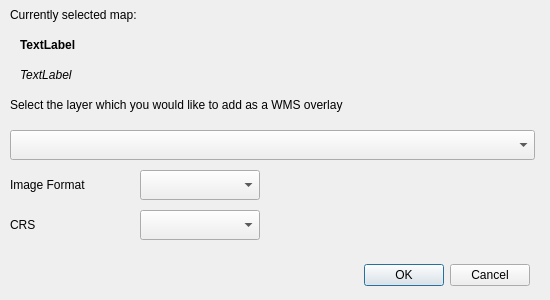
<?xml version="1.0" encoding="UTF-8"?>
<ui version="4.0">
 <class>Dialog</class>
 <widget class="QDialog" name="Dialog">
  <property name="geometry">
   <rect>
    <x>0</x>
    <y>0</y>
    <width>550</width>
    <height>300</height>
   </rect>
  </property>
  <property name="windowTitle">
   <string>Select A Layer to Add</string>
  </property>
  <widget class="QDialogButtonBox" name="buttonBox">
   <property name="geometry">
    <rect>
     <x>230</x>
     <y>260</y>
     <width>300</width>
     <height>30</height>
    </rect>
   </property>
   <property name="orientation">
    <enum>Qt::Horizontal</enum>
   </property>
   <property name="standardButtons">
    <set>QDialogButtonBox::Cancel|QDialogButtonBox::Ok</set>
   </property>
  </widget>
  <widget class="QComboBox" name="comboBoxLayer">
   <property name="geometry">
    <rect>
     <x>10</x>
     <y>130</y>
     <width>525</width>
     <height>30</height>
    </rect>
   </property>
  </widget>
  <widget class="QLabel" name="label">
   <property name="geometry">
    <rect>
     <x>10</x>
     <y>0</y>
     <width>171</width>
     <height>30</height>
    </rect>
   </property>
   <property name="text">
    <string>Currently selected map: </string>
   </property>
  </widget>
  <widget class="QLabel" name="labelMapName">
   <property name="geometry">
    <rect>
     <x>20</x>
     <y>30</y>
     <width>411</width>
     <height>30</height>
    </rect>
   </property>
   <property name="font">
    <font>
     <weight>75</weight>
     <bold>true</bold>
    </font>
   </property>
   <property name="text">
    <string>TextLabel</string>
   </property>
  </widget>
  <widget class="QLabel" name="label_2">
   <property name="geometry">
    <rect>
     <x>10</x>
     <y>90</y>
     <width>411</width>
     <height>30</height>
    </rect>
   </property>
   <property name="text">
    <string>Select the layer which you would like to add as a WMS overlay</string>
   </property>
  </widget>
  <widget class="QLabel" name="label_3">
   <property name="geometry">
    <rect>
     <x>10</x>
     <y>170</y>
     <width>100</width>
     <height>30</height>
    </rect>
   </property>
   <property name="text">
    <string>Image Format</string>
   </property>
  </widget>
  <widget class="QComboBox" name="comboBoxFormat">
   <property name="geometry">
    <rect>
     <x>140</x>
     <y>170</y>
     <width>120</width>
     <height>30</height>
    </rect>
   </property>
  </widget>
  <widget class="QLabel" name="label_4">
   <property name="geometry">
    <rect>
     <x>10</x>
     <y>210</y>
     <width>100</width>
     <height>30</height>
    </rect>
   </property>
   <property name="text">
    <string>CRS</string>
   </property>
  </widget>
  <widget class="QComboBox" name="comboBoxCrs">
   <property name="geometry">
    <rect>
     <x>140</x>
     <y>210</y>
     <width>120</width>
     <height>30</height>
    </rect>
   </property>
  </widget>
  <widget class="QLabel" name="labelMapId">
   <property name="geometry">
    <rect>
     <x>20</x>
     <y>60</y>
     <width>411</width>
     <height>30</height>
    </rect>
   </property>
   <property name="font">
    <font>
     <weight>50</weight>
     <italic>true</italic>
     <bold>false</bold>
    </font>
   </property>
   <property name="text">
    <string>TextLabel</string>
   </property>
  </widget>
 </widget>
 <resources/>
 <connections>
  <connection>
   <sender>buttonBox</sender>
   <signal>accepted()</signal>
   <receiver>Dialog</receiver>
   <slot>accept()</slot>
   <hints>
    <hint type="sourcelabel">
     <x>248</x>
     <y>254</y>
    </hint>
    <hint type="destinationlabel">
     <x>157</x>
     <y>274</y>
    </hint>
   </hints>
  </connection>
  <connection>
   <sender>buttonBox</sender>
   <signal>rejected()</signal>
   <receiver>Dialog</receiver>
   <slot>reject()</slot>
   <hints>
    <hint type="sourcelabel">
     <x>316</x>
     <y>260</y>
    </hint>
    <hint type="destinationlabel">
     <x>286</x>
     <y>274</y>
    </hint>
   </hints>
  </connection>
 </connections>
</ui>
